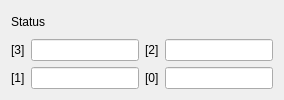
     <widget class="QWidget" name="tabTiny">
      <attribute name="title">
       <string>TinyMT</string>
      </attribute>
      <layout class="QGridLayout" name="gridLayout_3">
       <item row="0" column="0" colspan="2">
        <widget class="QLabel" name="labelStatus">
         <property name="text">
          <string>Status</string>
         </property>
        </widget>
       </item>
       <item row="1" column="0">
        <widget class="QLabel" name="labelStatus3">
         <property name="text">
          <string notr="true">[3]</string>
         </property>
        </widget>
       </item>
       <item row="1" column="1">
        <widget class="TextBox" name="textBoxStatus3">
         <property name="sizePolicy">
          <sizepolicy hsizetype="Preferred" vsizetype="Fixed">
           <horstretch>0</horstretch>
           <verstretch>0</verstretch>
          </sizepolicy>
         </property>
        </widget>
       </item>
       <item row="1" column="2">
        <widget class="QLabel" name="labelStatus2">
         <property name="text">
          <string notr="true">[2]</string>
         </property>
        </widget>
       </item>
       <item row="1" column="3">
        <widget class="TextBox" name="textBoxStatus2">
         <property name="sizePolicy">
          <sizepolicy hsizetype="Preferred" vsizetype="Fixed">
           <horstretch>0</horstretch>
           <verstretch>0</verstretch>
          </sizepolicy>
         </property>
        </widget>
       </item>
       <item row="2" column="0">
        <widget class="QLabel" name="labelStatus1">
         <property name="text">
          <string notr="true">[1]</string>
         </property>
        </widget>
       </item>
       <item row="2" column="1">
        <widget class="TextBox" name="textBoxStatus1">
         <property name="sizePolicy">
          <sizepolicy hsizetype="Preferred" vsizetype="Fixed">
           <horstretch>0</horstretch>
           <verstretch>0</verstretch>
          </sizepolicy>
         </property>
        </widget>
       </item>
       <item row="2" column="2">
        <widget class="QLabel" name="labelStatus0">
         <property name="text">
          <string notr="true">[0]</string>
         </property>
        </widget>
       </item>
       <item row="2" column="3">
        <widget class="TextBox" name="textBoxStatus0">
         <property name="sizePolicy">
          <sizepolicy hsizetype="Preferred" vsizetype="Fixed">
           <horstretch>0</horstretch>
           <verstretch>0</verstretch>
          </sizepolicy>
         </property>
        </widget>
       </item>
      </layout>
     </widget>
